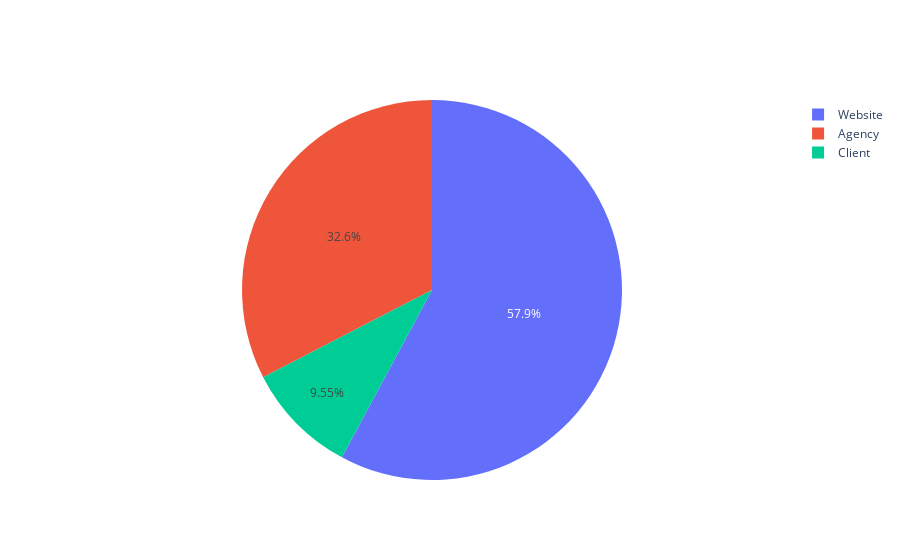

Write notebook code for a chart like this one.
### Code cell
labels = df_source.index
values = df_source.Amount

fig = go.Figure(data=[go.Pie(labels=labels, values=values)])
fig.show()

### Figure 1 — Plotly figure (JSON) as saved in the notebook; plotly's stock layout.template omitted (floating-point values rounded to 4 significant figures)
{"data": [{"labels": ["Agency", "Client", "Website"], "type": "pie", "values": [58, 17, 103]}], "layout": {}}
